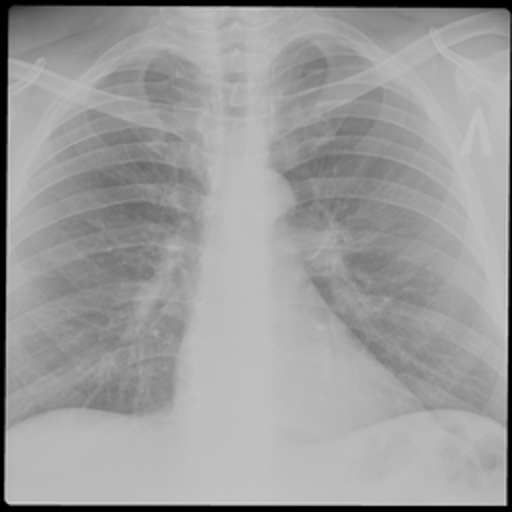
#> input picture Image processing assignments/Assignments - 09/x-ray-1.png, 512 x 512 px
$ jupyter execute 'Assignments - 09.ipynb'
#> lines starting #> are read from the running program, lines starting #| are printed output that depends on the picture
[cell 1]
import numpy as np
import matplotlib.pyplot as plt
import cv2

### HW-1: Apply the Histogram Equalization method of your choice to the given image (x-ray) and try to improve it as much as possible.

[cell 2]
image = cv2.imread('x-ray-1.png', cv2.IMREAD_GRAYSCALE)
#> image is the input picture: shape (512, 512); min 0, max 214, mean 156.8

# Apply histogram equalization
equalized_image = cv2.equalizeHist(image)
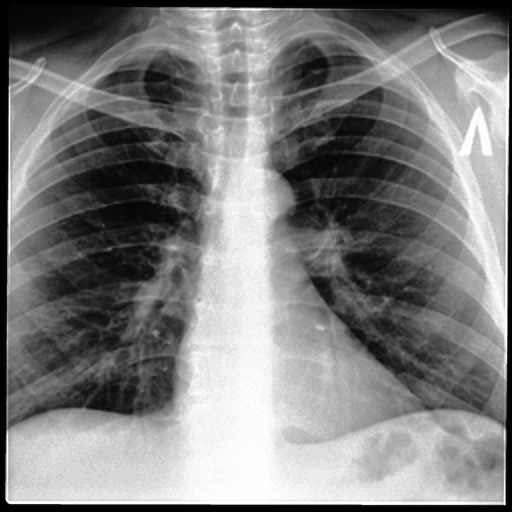
#> equalized_image: shape (512, 512); min 0, max 255, mean 126.6


plt.figure(figsize=(12, 6))

plt.subplot(1, 2, 1)
plt.title('Original Image')
plt.imshow(image, cmap='gray')
plt.axis('off')

plt.subplot(1, 2, 2)
plt.title('Equalized Image')
plt.imshow(equalized_image, cmap='gray')
plt.axis('off')

plt.show()
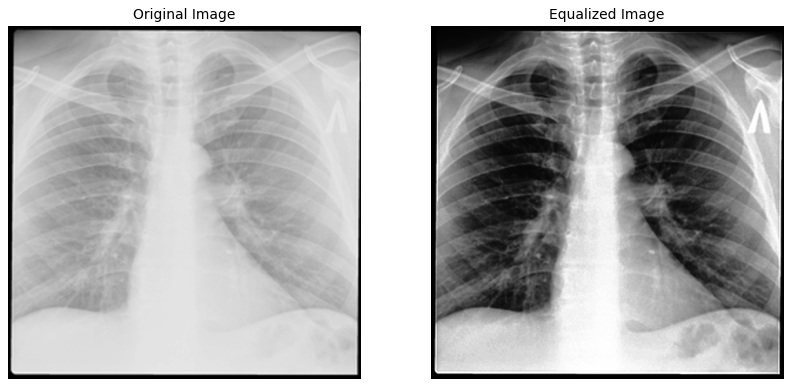
#> figure drawn by matplotlib, 2 panels

[Contrast](https://prnt.sc/lKNqfiAhWJGa)

[cell 3]
image = cv2.imread('x-ray-1.png', cv2.IMREAD_GRAYSCALE)

# Apply Global Histogram Equalization (GHE)
ghe_image = cv2.equalizeHist(image)

# Apply Adaptive Histogram Equalization (AHE)
ahe = cv2.createCLAHE(clipLimit=1.0, tileGridSize=(4, 4))  # tileGridSize (4, 4), (8, 8), (16, 16)
ahe_image = ahe.apply(image)
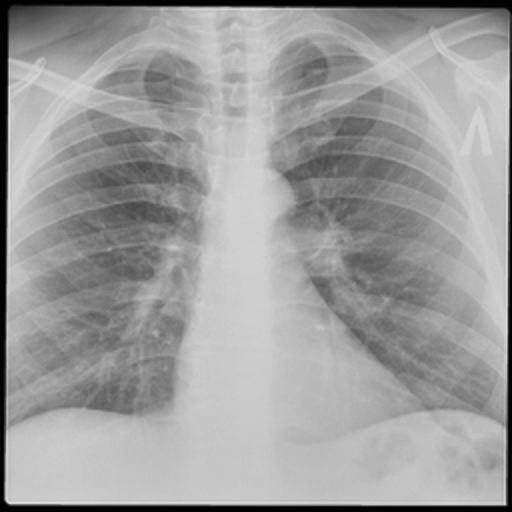
#> ahe_image: shape (512, 512); min 2, max 227, mean 157.2

# Apply Contrast Limited Adaptive Histogram Equalization (CLAHE)
clahe = cv2.createCLAHE(clipLimit=3.0, tileGridSize=(4, 4))    # clipLimit 3.0, 4.0, 5.0
clahe_image = clahe.apply(image)
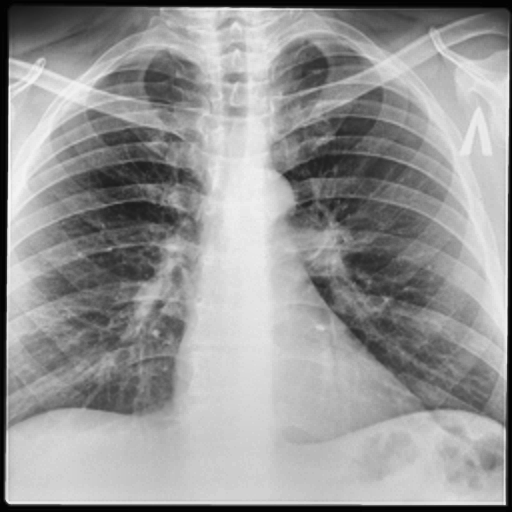
#> clahe_image: shape (512, 512); min 2, max 246, mean 151

# Plotting the images
plt.figure(figsize=(12, 8))

plt.subplot(1, 4, 1)
plt.imshow(image, cmap='gray')
plt.title('Original Image')
plt.axis('off')

plt.subplot(1, 4, 2)
plt.imshow(ghe_image, cmap='gray')
plt.title('Global Histogram Equalization')
plt.axis('off')

plt.subplot(1, 4, 3)
plt.imshow(ahe_image, cmap='gray')
plt.title('Adaptive Histogram Equalization (AHE)')
plt.axis('off')

plt.subplot(1, 4, 4)
plt.imshow(clahe_image, cmap='gray')
plt.title('Contrast Limited AHE (CLAHE)')
plt.axis('off')

plt.tight_layout()
plt.show()

### HW-2: Apply Morphological Transformation methods of your choice to the given image (x-ray) and try to improve the features as much as possible.

[cell 4]
image = cv2.imread('x-ray-1.png', cv2.IMREAD_GRAYSCALE)

# Define a kernel (structuring element)
kernel = np.ones((5, 5), np.uint8)
print(kernel)

# Dilation
dilated = cv2.dilate(image, kernel, iterations=1)
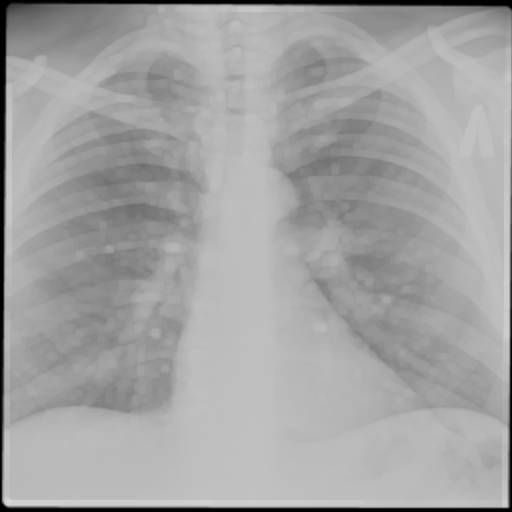
#> dilated: shape (512, 512); min 0, max 214, mean 162.9

#  Erosion
eroded = cv2.erode(image, kernel, iterations=1)
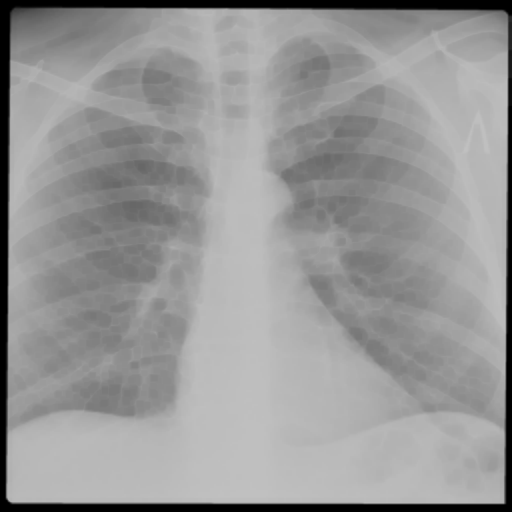
#> eroded: shape (512, 512); min 0, max 192, mean 150.9

#  Opening
opened = cv2.morphologyEx(image, cv2.MORPH_OPEN, kernel)

#  Closing
closed = cv2.morphologyEx(image, cv2.MORPH_CLOSE, kernel)


plt.figure(figsize=(12, 8))

plt.subplot(2, 3, 1)
plt.title('Original Image')
plt.imshow(image, cmap='gray')
plt.axis('off')

plt.subplot(2, 3, 2)
plt.title('Dilated Image')
plt.imshow(dilated, cmap='gray')
plt.axis('off')

plt.subplot(2, 3, 3)
plt.title('Eroded Image')
plt.imshow(eroded, cmap='gray')
plt.axis('off')

plt.subplot(2, 3, 4)
plt.title('Opened Image')
plt.imshow(opened, cmap='gray')
plt.axis('off')

plt.subplot(2, 3, 5)
plt.title('Closed Image')
plt.imshow(closed, cmap='gray')
plt.axis('off')

plt.tight_layout()
plt.show()

$ run again, with Image processing assignments/Assignments - 09/sunflower.jpg saved as Image processing assignments/Assignments - 09/x-ray-1.png
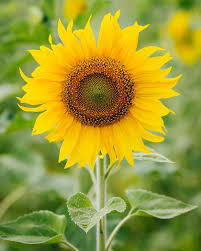
#> input picture Image processing assignments/Assignments - 09/sunflower.jpg, 201 x 251 px
#> `clahe_image = clahe.apply(image)`:
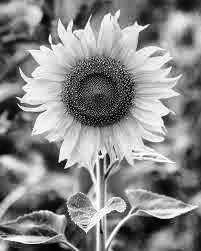
#> clahe_image: shape (251, 201); min 0, max 255, mean 135.6
#> `closed = cv2.morphologyEx(image, cv2.MORPH_CLOSE, kernel)`:
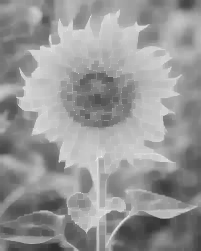
#> closed: shape (251, 201); min 48, max 243, mean 150.3
